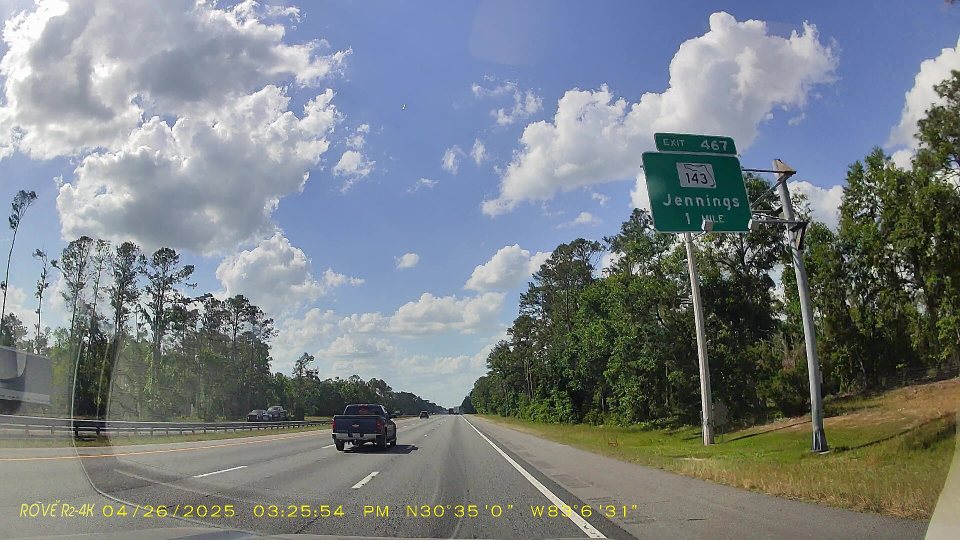
#> input picture actividades/07-relaciona-extraccion-lineas-vehiculos/datos/autopista_i75.jpg, 1920 x 1080 px (shown at 1/2 size)
$ python experimentos.py   (older library calls are emulated)
#> lines starting #> are read from the running program, lines starting #| are printed output that depends on the picture; after the words box and inside, x2 and y2 are one past the last pixel; in counts of white or black regions, pixels touching at a corner belong together
"""Convolución y extracción de líneas en escenas de conducción.

Aplica Sobel, Prewitt, Laplaciano y Canny a dos imágenes de carretera, detecta líneas con Hough y compara
qué tan útil es cada detector para encontrar carriles. Además muestra una capa convolucional "tipo CNN".
    python experimentos.py   ->  figuras/, resultados.json
"""
import json
from pathlib import Path

import cv2
import matplotlib

matplotlib.use("Agg")
import matplotlib.pyplot as plt
import numpy as np

AQUI = Path(__file__).resolve().parent
RAIZ = AQUI.parent.parent
FIG = AQUI / "figuras"
FIG.mkdir(exist_ok=True)
plt.rcParams.update({"font.size": 9, "axes.titlesize": 9.5})

# Trapecio de la calzada como fracciones (x, y) de la imagen; se excluye la franja inferior con la fecha/GPS impresa por la cámara
ESCENAS = {"Autopista I-75 (vehículo adelante)": ("autopista_i75.jpg", [(0.00, 0.925), (0.36, 0.80), (0.50, 0.80), (0.86, 0.925)]),
           "Autopista I-10 (salida)": ("autopista_i10.jpg", [(0.00, 0.925), (0.40, 0.80), (0.58, 0.80), (0.95, 0.925)])}


def mascara_roi(h, w, poly):
    m = np.zeros((h, w), np.uint8)
    cv2.fillPoly(m, [np.array([(int(x * w), int(y * h)) for x, y in poly], np.int32)], 255)
    return m

SOBEL_X = np.array([[-1, 0, 1], [-2, 0, 2], [-1, 0, 1]], np.float32)
PREWITT_X = np.array([[-1, 0, 1], [-1, 0, 1], [-1, 0, 1]], np.float32)
LAPLACIANO = np.array([[0, 1, 0], [1, -4, 1], [0, 1, 0]], np.float32)


def cargar(nombre, ancho=1280):
#> called with nombre = 'autopista_i75.jpg', ancho = 1280
    ruta = AQUI / "datos" / nombre                      # copia local (así funciona dentro del zip de entrega)
    if not ruta.exists():
        ruta = RAIZ / "datos_compartidos" / nombre
    img = cv2.imread(str(ruta))
#> img is the input picture: shape (1080, 1920, 3); mean B, G, R 133.1, 128.8, 121.2
    return cv2.resize(img, (ancho, round(img.shape[0] * ancho / img.shape[1])), interpolation=cv2.INTER_AREA)


def gradiente(g, kx):
    gx = cv2.filter2D(g, cv2.CV_32F, kx, borderType=cv2.BORDER_REFLECT_101)
    gy = cv2.filter2D(g, cv2.CV_32F, kx.T, borderType=cv2.BORDER_REFLECT_101)
    return np.hypot(gx, gy), np.arctan2(gy, gx)


def detectores(bgr, roi):
    """Devuelve mapas de respuesta (float) y mapas binarios de borde, calculados solo en la región de la calzada."""
    g = cv2.cvtColor(bgr, cv2.COLOR_BGR2GRAY)
    s = cv2.GaussianBlur(g, (5, 5), 1.2).astype(np.float32)
    resp = {"Sobel": gradiente(s, SOBEL_X)[0], "Prewitt": gradiente(s, PREWITT_X)[0],
            "Laplaciano": np.abs(cv2.filter2D(s, cv2.CV_32F, LAPLACIANO, borderType=cv2.BORDER_REFLECT_101))}
    sel = roi > 0
    binarios = {}
    for k, v in resp.items():
        t = np.percentile(v[sel], 92)                       # mismo criterio para todos: el 8 % de píxeles más fuertes
        b = (v > t).astype(np.uint8) * 255
        binarios[k] = b
    binarios["Canny"] = cv2.Canny(cv2.GaussianBlur(g, (5, 5), 1.2), 50, 150)
    resp["Canny"] = binarios["Canny"].astype(np.float32)
    for k in binarios:
        binarios[k] = cv2.bitwise_and(binarios[k], roi)
    return g, resp, binarios


def hough(binario):
    lin = cv2.HoughLinesP(binario, 1, np.pi / 180, threshold=45, minLineLength=45, maxLineGap=12)
    return [] if lin is None else [tuple(map(int, l)) for l in np.asarray(lin).reshape(-1, 4)]   # (N,1,4) en OpenCV 4, (N,4) en OpenCV 5


def plausible(seg):
    """Un segmento es plausible como marca de carril si su inclinación está entre 20° y 80° respecto a la horizontal."""
    x1, y1, x2, y2 = seg
    ang = abs(np.degrees(np.arctan2(y2 - y1, x2 - x1)))
    ang = ang if ang <= 90 else 180 - ang
    return 20 <= ang <= 80


def main():
    res = {}
    for esc, (arch, poly) in ESCENAS.items():
        bgr = cargar(arch)
        h, w = bgr.shape[:2]
        roi = mascara_roi(h, w, poly)
#> in mascara_roi, `cv2.fillPoly(m, [np.array([(int(x * w), int(y * h)) for x, y in poly],..`:
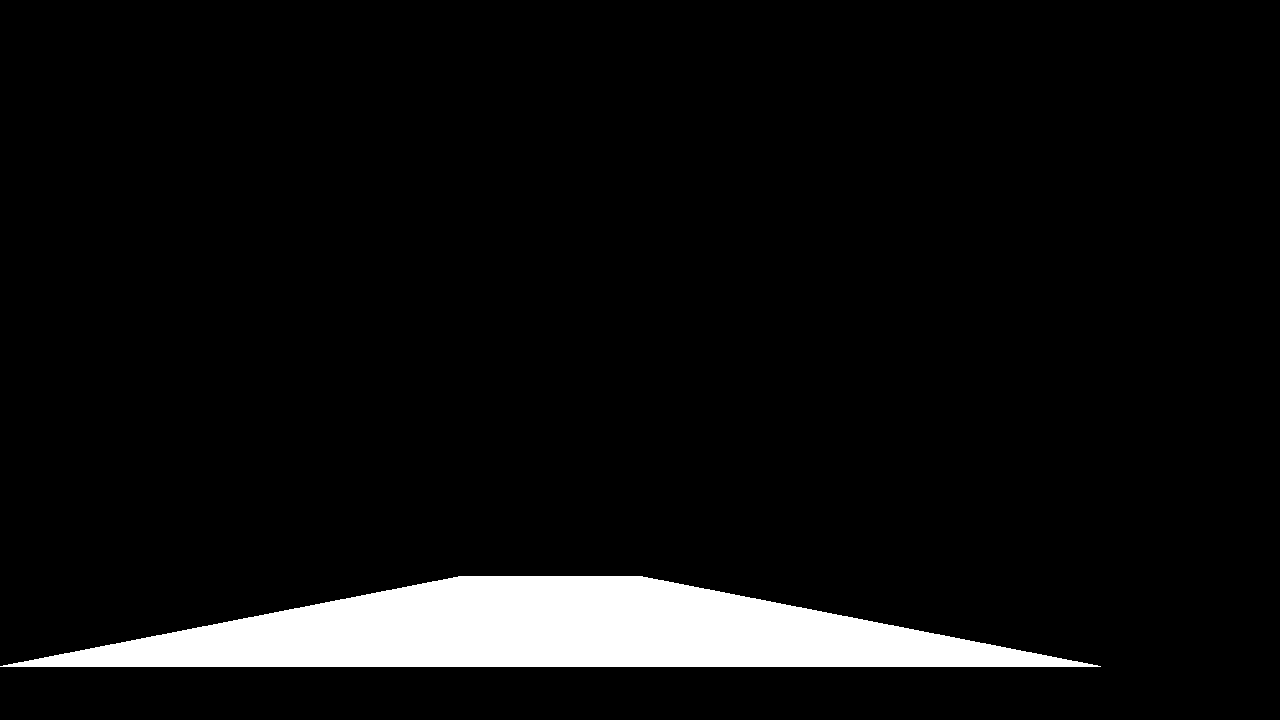
#> m: shape (720, 1280); 6.4% white; 1 white region, box (x1, y1, x2, y2) and area: (0, 576, 1101, 667) 58701
        ys = [int(y * h) for _, y in poly]
        y0, y1 = min(ys), max(ys)
        a0, a1 = max(y0 - 50, 0), min(y1 + 25, h)          # franja que se muestra
        g, resp, bin_ = detectores(bgr, roi)
#> in gradiente, `gy = cv2.filter2D(g, cv2.CV_32F, kx.T, borderType=cv2.BORDER_REFLECT_1..`:
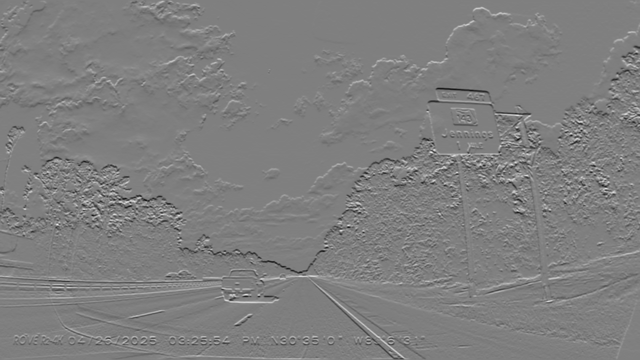
#> gy: shape (720, 1280) float32 (shown at 1/2 size); min -399, max 399, mean -0.2; drawn with min black and max white
#> the loop in detectores, `for k, v in resp.items():` made 3 passes
#> (k, t) on passes 1 to 3: ('Sobel', 59.08), ('Prewitt', 44.05), ('Laplaciano', 8)
#> pass 1, in detectores, `b = (v > t).astype(np.uint8) * 255`:
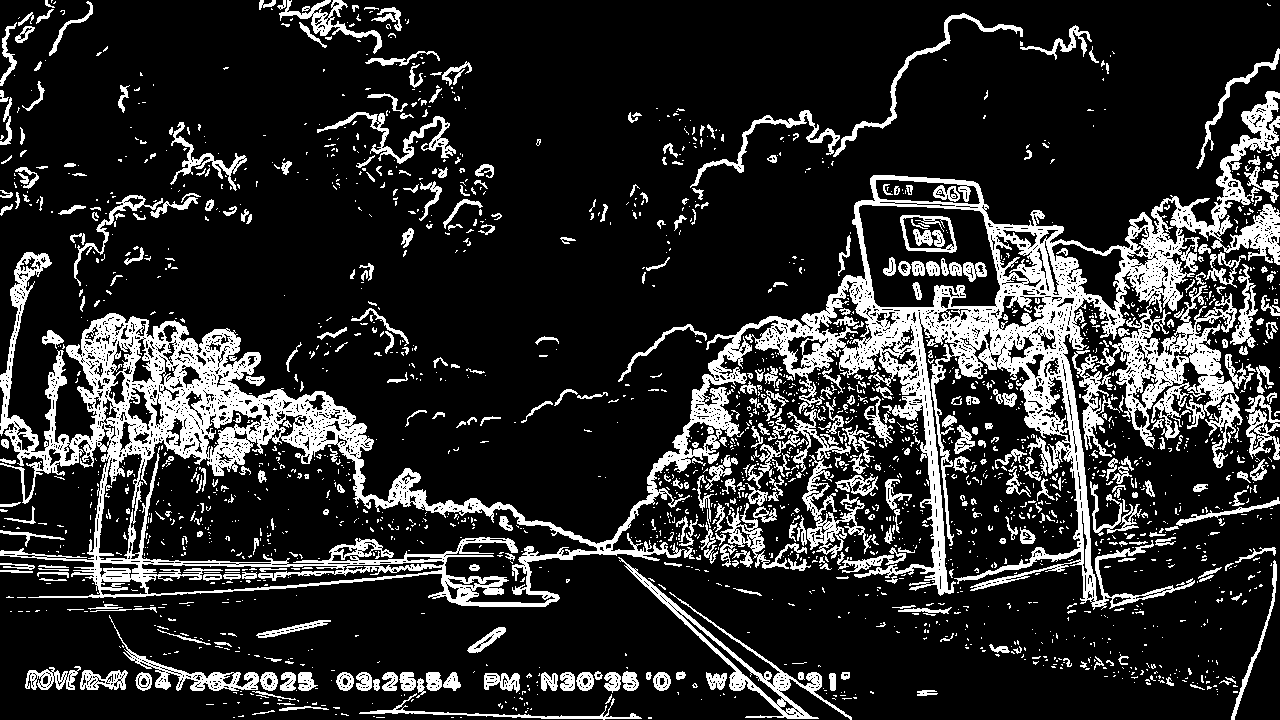
#> b: shape (720, 1280); 17.6% white; 2304 white regions (1841 under 20 px), largest, box (x1, y1, x2, y2) and area: (0, 91, 1280, 610) 93423, (618, 557, 852, 720) 3215, (802, 455, 872, 559) 1885
#> after the loop in detectores, `for k, v in resp.items():`: binarios = 3 items
#> the loop in detectores, `for k in binarios:` made 4 passes
#> k on passes 1 to 4: 'Sobel', 'Prewitt', 'Laplaciano', 'Canny'
#> after the loop in detectores, `for k in binarios:`: binarios = 4 items
#> resp = 4 items; bin_ = 4 items
        rgb = cv2.cvtColor(bgr, cv2.COLOR_BGR2RGB)
        contorno = np.array([(int(x * w), int(y * h)) for x, y in poly], np.int32)
        clave = arch.split(".")[0]

        # --- Fig A: escena completa con la zona de análisis + respuesta de cada detector en la franja de la calzada
        fig = plt.figure(figsize=(12, 9.4))
        gs = fig.add_gridspec(6, 1, height_ratios=[3.4, 1, 1, 1, 1, 1], hspace=0.28)
        vista = rgb.copy(); cv2.polylines(vista, [contorno], True, (255, 230, 0), 4)
        ax = fig.add_subplot(gs[0]); ax.imshow(vista); ax.set_title(f"{esc}: escena y zona de calzada analizada (amarillo)"); ax.axis("off")
        ax = fig.add_subplot(gs[1]); ax.imshow(rgb[a0:a1]); ax.set_title("Franja de calzada (referencia)"); ax.axis("off")
        for i, k in enumerate(("Sobel", "Prewitt", "Laplaciano", "Canny")):
            v = resp[k]; v = v / np.percentile(v[roi > 0], 99.5) if k != "Canny" else v / 255
            ax = fig.add_subplot(gs[2 + i]); ax.imshow(np.clip(v, 0, 1)[a0:a1], cmap="gray"); ax.set_title(k); ax.axis("off")
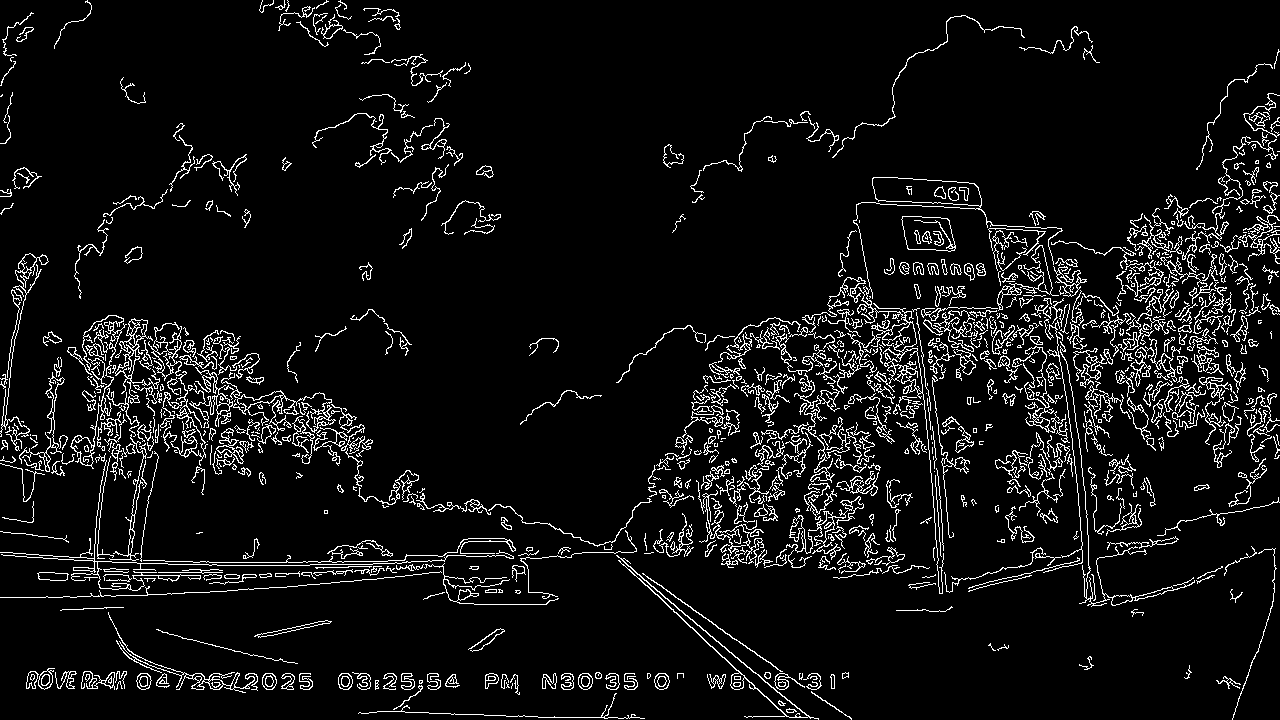
#> v: shape (720, 1280) float32; values 0 (black) and 1 (white), 6.7% white in thin lines or dots
        fig.savefig(FIG / f"figA_respuestas_{clave}.png", dpi=130, bbox_inches="tight"); plt.close(fig)
#> after `fig.savefig(FIG / f'figA_respuestas_{clave}.png', dpi=130, bbox_inches`:
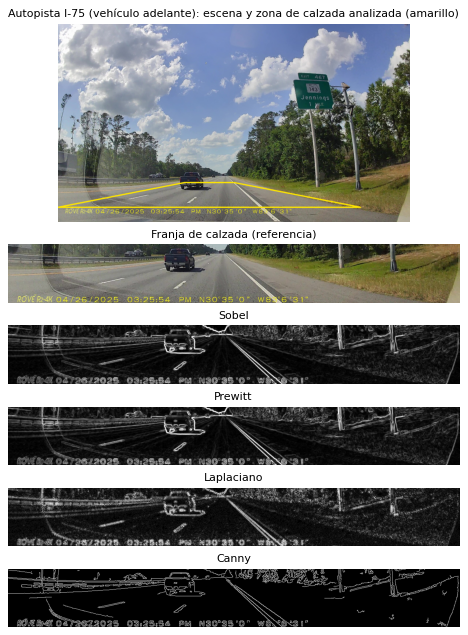
#> figure drawn by matplotlib, 6 panels

        # --- Fig B: líneas de Hough sobre cada detector (solo calzada)
        stats = {}
        fig, axs = plt.subplots(4, 1, figsize=(12, 7.2))
        for a, k in zip(axs, ("Sobel", "Prewitt", "Laplaciano", "Canny")):
            segs = hough(bin_[k])
            buenos = [s_ for s_ in segs if plausible(s_)]
            out = rgb.copy()
            for s_ in segs:
                cv2.line(out, (s_[0], s_[1]), (s_[2], s_[3]), (255, 60, 60) if not plausible(s_) else (40, 255, 40), 4)
            a.imshow(out[a0:a1]); a.axis("off")
            long_ok = float(sum(np.hypot(s_[2] - s_[0], s_[3] - s_[1]) for s_ in buenos))
            a.set_title(f"{k}: {len(segs)} segmentos, {len(buenos)} plausibles como carril", fontsize=9)
            stats[k] = {"segmentos": len(segs), "plausibles": len(buenos), "longitud_plausible_px": round(long_ok),
                        "borde_pct": round(float((bin_[k][roi > 0] > 0).mean() * 100), 2)}
#> this loop made 4 passes
#> long_ok on pass 1: 1389.6
        fig.suptitle(f"{esc}: líneas de Hough (verde = inclinación plausible de carril, rojo = descartada)", y=1.0, fontsize=10)
        fig.tight_layout(); fig.savefig(FIG / f"figB_hough_{clave}.png", dpi=130, bbox_inches="tight"); plt.close(fig)
#> after `fig.tight_layout()`:
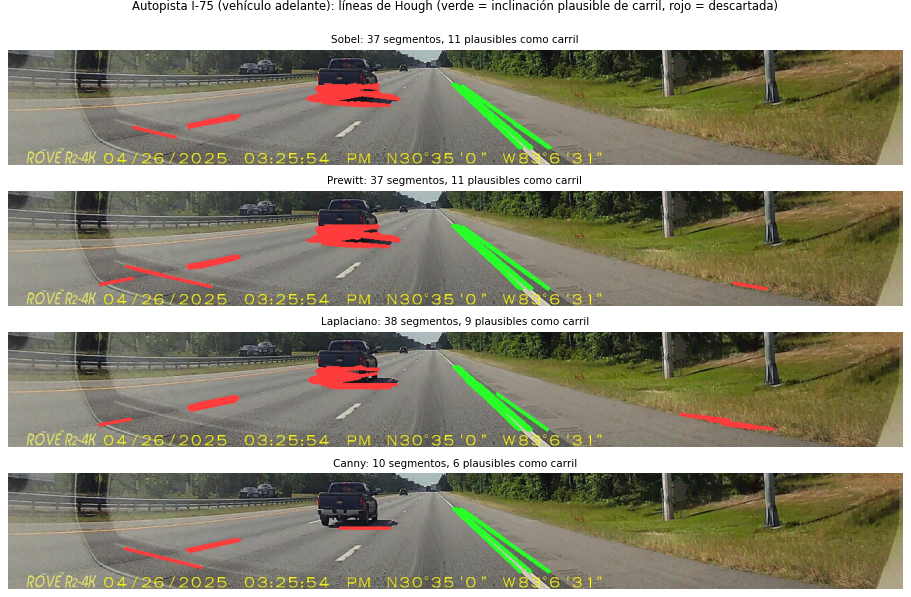
#> figure drawn by matplotlib, 4 panels
        res[esc] = stats
#> pass 2 of the loop in main, `for esc, (arch, poly) in ESCENAS.items():`:
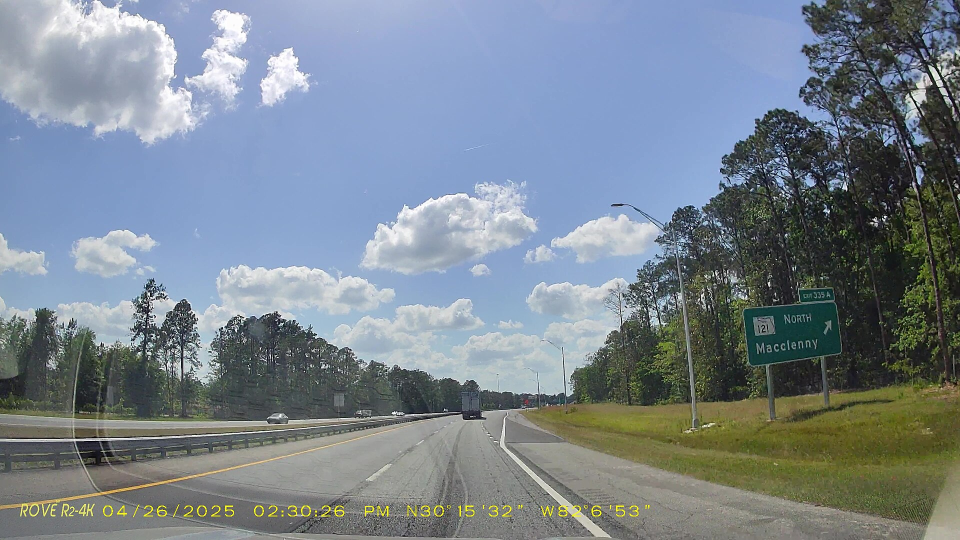
#> input picture actividades/07-relaciona-extraccion-lineas-vehiculos/datos/autopista_i10.jpg, 1920 x 1080 px (shown at 1/2 size)
#> in cargar, img is the input picture: shape (1080, 1920, 3); mean B, G, R 143.7, 133.7, 122.3
#> in mascara_roi (call 2), `cv2.fillPoly(m, [np.array([(int(x * w), int(y * h)) for x, y in poly],..`:
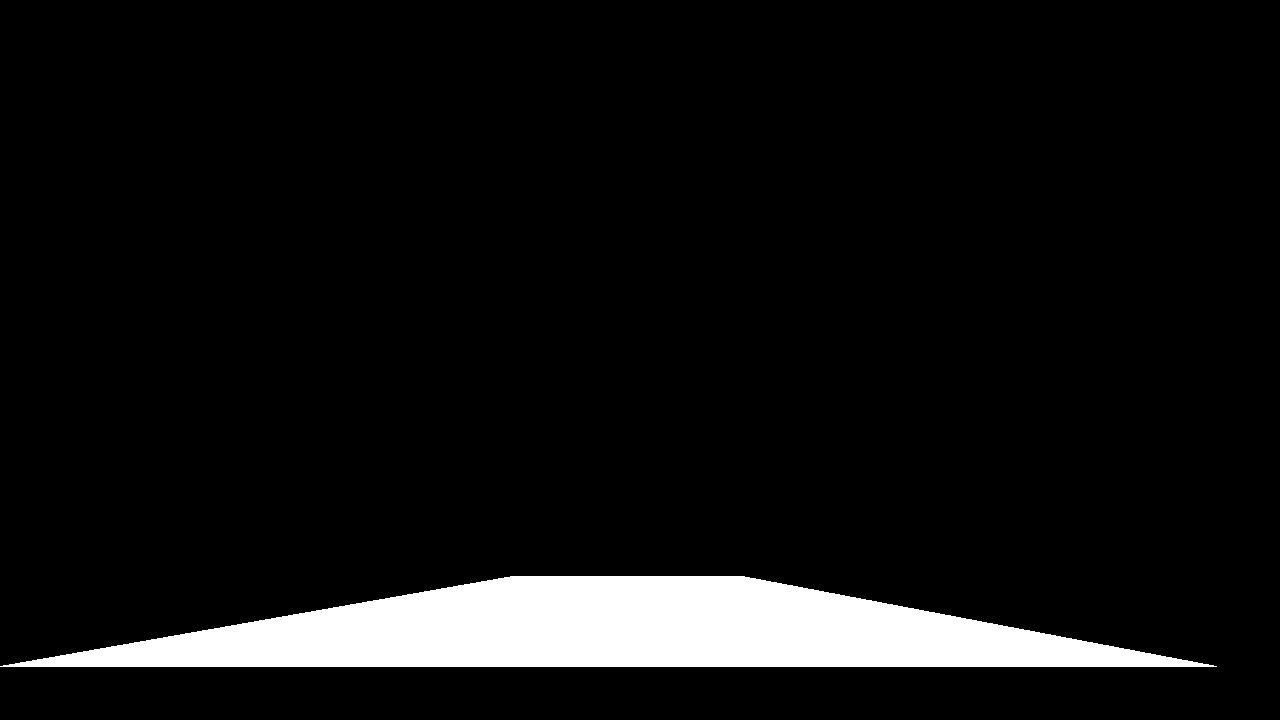
#> m: shape (720, 1280); 7.2% white; 1 white region, box (x1, y1, x2, y2) and area: (0, 576, 1217, 667) 66286
#> the loop in detectores (call 2), `for k, v in resp.items():` made 3 passes
#> the loop in detectores (call 2), `for k in binarios:` made 4 passes
#> in main, `fig.tight_layout()`:
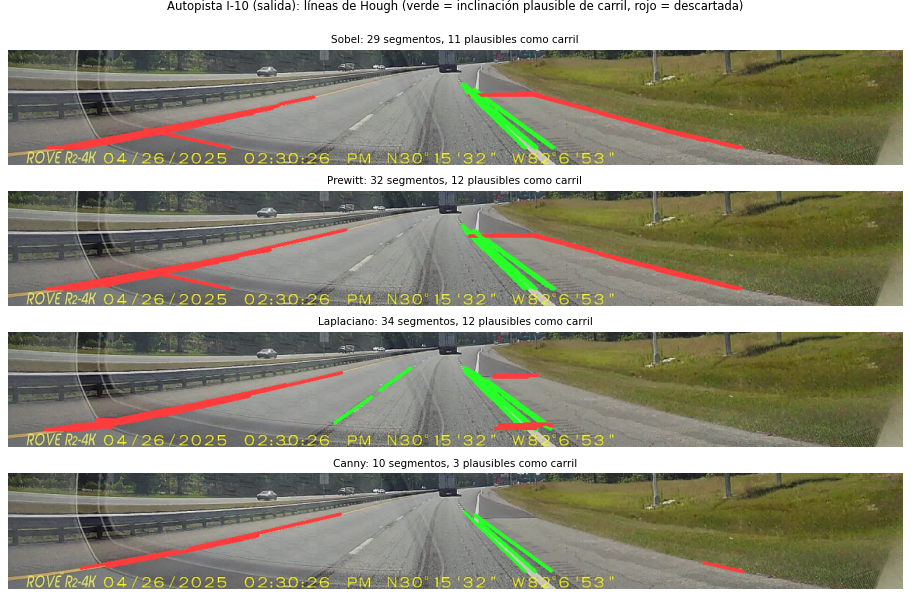
#> figure drawn by matplotlib, 4 panels

    # --- Fig C: una capa convolucional "tipo CNN": banco de 8 orientaciones -> ReLU -> max-pooling
    bgr = cargar("autopista_i75.jpg")
    g = cv2.GaussianBlur(cv2.cvtColor(bgr, cv2.COLOR_BGR2GRAY), (3, 3), 0).astype(np.float32) / 255
    base = np.array([[-1, -2, -1], [0, 0, 0], [1, 2, 1]], np.float32)         # Sobel horizontal
    angulos = [0, 45, 90, 135]
    bancos = []
    for ang in angulos:
        M = cv2.getRotationMatrix2D((1, 1), ang, 1.0)
        k = cv2.warpAffine(base, M, (3, 3), flags=cv2.INTER_LINEAR)
        bancos.append(k)
    y0 = int(g.shape[0] * 0.74)
    fig, ax = plt.subplots(3, 4, figsize=(15, 5.6))
    for j, (ang, k) in enumerate(zip(angulos, bancos)):
        conv = cv2.filter2D(g, cv2.CV_32F, k)[y0:]
        relu = np.maximum(conv, 0)
        pool = cv2.resize(relu, (relu.shape[1] // 2, relu.shape[0] // 2), interpolation=cv2.INTER_AREA)   # aproximación de pooling por promedio
        pool = relu[:relu.shape[0] // 2 * 2, :relu.shape[1] // 2 * 2].reshape(relu.shape[0] // 2, 2, relu.shape[1] // 2, 2).max(axis=(1, 3))
        ax[0, j].imshow(k, cmap="coolwarm", vmin=-2, vmax=2)
        for (r, c), v in np.ndenumerate(k): ax[0, j].text(c, r, f"{v:.1f}", ha="center", va="center", fontsize=8)
        ax[0, j].set_title(f"Kernel orientado {ang}°")
        ax[1, j].imshow(np.clip(conv / np.percentile(np.abs(conv), 99.5), -1, 1), cmap="gray"); ax[1, j].set_title("Convolución")
        ax[2, j].imshow(np.clip(pool / np.percentile(pool, 99.5), 0, 1), cmap="gray"); ax[2, j].set_title("ReLU + max-pooling 2×2")
        for a in ax[:, j]: a.axis("off")
#> this loop made 4 passes
#> (ang, k) on passes 1 to 4: (0, [[-1, -2, -1], [0, 0, 0], [1, 2, 1]]), (45, [[-1.19, -0.921, 0], [-0.921, 0, 0.921], [0, 0.921, 1.19]]), (90, [[-1, 0, 1], [-2, 0, 2], [-1, 0, 1]]), (135, [[0, 0.921, 1.19], [-0.921, 0, 0.921], [-1.19, -0.921, 0]])
    fig.suptitle("Una capa convolucional de una CNN: banco de kernels → no linealidad → reducción de resolución", y=1.0)
    fig.tight_layout(); fig.savefig(FIG / "figC_capa_cnn.png", dpi=140); plt.close(fig)

    (AQUI / "resultados.json").write_text(json.dumps(res, indent=2, ensure_ascii=False), encoding="utf-8")
    print(json.dumps(res, indent=1, ensure_ascii=False))
#> (printed output is left out)


if __name__ == "__main__":
    main()
